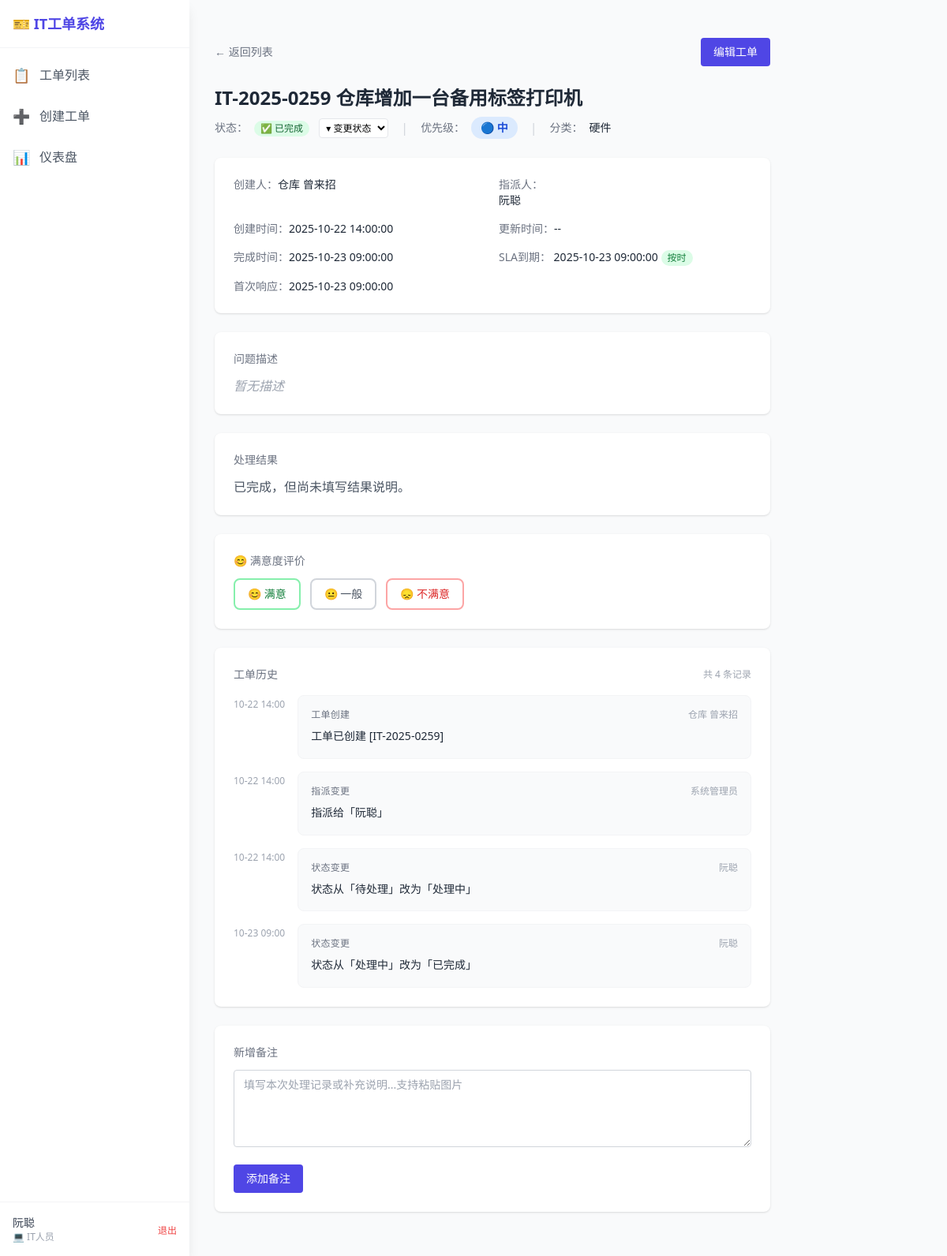
The app's page /tickets/259 (signed in) with its own data.
### app/models/user.py (models this page shows, shortened)
class User(Base):
    __tablename__ = "users"
    id: Mapped[int] = mapped_column(Integer, primary_key=True, autoincrement=True)
    username: Mapped[str] = mapped_column(String(50), unique=True, nullable=False, index=True)
    email: Mapped[Optional[str]] = mapped_column(String(255), nullable=True)
    password_hash: Mapped[str] = mapped_column(String(255), nullable=False)
    display_name: Mapped[str] = mapped_column(String(100), nullable=False)
    role: Mapped[str] = mapped_column(String(20), nullable=False, default="end_user")
    is_active: Mapped[bool] = mapped_column(Boolean, default=True)
    created_at: Mapped[datetime] = mapped_column(
        DateTime(timezone=True), default=lambda: now()
    )
    updated_at: Mapped[Optional[datetime]] = mapped_column(
        DateTime(timezone=True), nullable=True, onupdate=lambda: now()
    )

### app/models/ticket.py (models this page shows)
class Ticket(Base):
    __tablename__ = "tickets"
    id: Mapped[int] = mapped_column(Integer, primary_key=True, autoincrement=True)
    title: Mapped[str] = mapped_column(String(200), nullable=False, index=True)
    description: Mapped[Optional[str]] = mapped_column(Text, nullable=True)
    status: Mapped[str] = mapped_column(String(20), nullable=False, default="pending", index=True)
    priority: Mapped[str] = mapped_column(String(20), nullable=False, default="medium")
    assignee: Mapped[Optional[str]] = mapped_column(String(100), nullable=True)
    category: Mapped[Optional[str]] = mapped_column(String(50), nullable=True)
    creator_name: Mapped[str] = mapped_column(String(100), nullable=False)
    resolution_notes: Mapped[Optional[str]] = mapped_column(Text, nullable=True)
    created_at: Mapped[datetime] = mapped_column(
        DateTime(timezone=True), default=lambda: now()
    )
    resolved_at: Mapped[Optional[datetime]] = mapped_column(DateTime(timezone=True), nullable=True)
    updated_at: Mapped[Optional[datetime]] = mapped_column(
        DateTime(timezone=True), nullable=True, onupdate=lambda: now()
    )
    ticket_number: Mapped[Optional[str]] = mapped_column(
        String(15), unique=True, nullable=True, index=True
    )
    sla_due_at: Mapped[Optional[datetime]] = mapped_column(DateTime(timezone=True), nullable=True)
    first_response_at: Mapped[Optional[datetime]] = mapped_column(
        DateTime(timezone=True), nullable=True
    )
    satisfaction: Mapped[Optional[str]] = mapped_column(
        String(20), nullable=True
    )  # satisfied / neutral / unsatisfied
    search_vector: Mapped[Optional[str]] = mapped_column(
        String, nullable=True
    )
    events: Mapped[List["TicketEvent"]] = relationship(
        "TicketEvent",
        back_populates="ticket",
        order_by="TicketEvent.created_at",
        cascade="all, delete-orphan",
        lazy="selectin",
    )
    attachments: Mapped[List["Attachment"]] = relationship(
        "Attachment",
        back_populates="ticket",
        order_by="Attachment.uploaded_at",
        cascade="all, delete-orphan",
        lazy="selectin",
    )

class TicketEvent(Base):
    __tablename__ = "ticket_events"
    id: Mapped[int] = mapped_column(Integer, primary_key=True, autoincrement=True)
    ticket_id: Mapped[int] = mapped_column(ForeignKey("tickets.id"), nullable=False, index=True)
    event_type: Mapped[str] = mapped_column(String(50), nullable=False)
    message: Mapped[Optional[str]] = mapped_column(Text, nullable=True)
    actor: Mapped[Optional[str]] = mapped_column(String(100), nullable=True)
    created_at: Mapped[datetime] = mapped_column(
        DateTime(timezone=True), default=lambda: now()
    )
    ticket: Mapped["Ticket"] = relationship(back_populates="events")

### app/routers/tickets.py (the view)
@router.get("/{ticket_id}", response_class=HTMLResponse)
async def ticket_detail(
    request: Request, ticket_id: int,
    db: AsyncSession = Depends(get_db),
    current_user: User = Depends(require_user),
):
    perms = await get_transition_permissions(db)
    ticket = await ticket_service.get_ticket(db, ticket_id)
    _check_ticket_access(ticket, current_user)
    valid_transitions = ticket_service.get_valid_transitions(
        ticket.status,
        user_role=current_user.role,
        is_assignee=(ticket.assignee == current_user.display_name),
        perms=perms,
    )
    staff = await _get_staff(db)
    ctx = template_context(request, current_user, **{
        "ticket": ticket, "valid_transitions": valid_transitions,
        "status_display": ticket_service.STATUS_DISPLAY,
        "status_colors": ticket_service.STATUS_COLORS,
        "staff": staff, "now": now().replace(tzinfo=None),
    })
    return templates.TemplateResponse("tickets/detail.html", ctx)

### app/templates/tickets/detail.html (shortened to what this page needs)
{% extends "base.html" %}
{% block content %}
<div class="p-8 max-w-3xl">
    <div class="flex justify-between items-center mb-6">
        <a href="/tickets" class="text-gray-500 hover:text-gray-700 text-sm">&larr; 返回列表</a>
        <a href="/tickets/{{ ticket.id }}/edit" class="bg-indigo-600 text-white px-4 py-2 rounded hover:bg-indigo-700 text-sm">编辑工单</a>
    </div>
    <h2 class="text-2xl font-bold text-gray-800 mb-2 break-words">
        {{ ticket.ticket_number or ('#' ~ ticket.id) }} {{ ticket.title }}
    </h2>
    <div class="flex items-center gap-4 mb-6 flex-wrap">
        <div class="flex items-center gap-2">
            <span class="text-sm text-gray-500">状态：</span>
            <div id="status-container-{{ ticket.id }}">
                {% include "tickets/_status_badge.html" %}
                {% if valid_transitions %}
                <select name="status"
                        hx-post="/tickets/{{ ticket.id }}/status"
                        hx-trigger="change"
                        hx-target="#status-container-{{ ticket.id }}"
                        hx-swap="outerHTML"
                        class="text-xs border rounded ml-2 px-1 py-0.5 bg-white">
                    <option value="">▾ 变更状态</option>
                </select>
                {% endif %}
            </div>
        </div>
        <span class="text-gray-300">|</span>
        <div class="flex items-center gap-2">
            <span class="text-sm text-gray-500">优先级：</span>
            {% if ticket.priority == '紧急' %}
            <span class="inline-block px-3 py-1 text-sm rounded-full bg-red-100 text-red-700 font-bold">🔴 紧急</span>
            {% elif ticket.priority == '高' %}
            <span class="inline-block px-3 py-1 text-sm rounded-full bg-orange-100 text-orange-700 font-bold">🟠 高</span>
            {% elif ticket.priority == '低' %}
            <span class="inline-block px-3 py-1 text-sm rounded-full bg-gray-200 text-gray-600 font-bold">⚪ 低</span>
            {% else %}
            <span class="inline-block px-3 py-1 text-sm rounded-full bg-blue-100 text-blue-700 font-bold">🔵 中</span>
            {% endif %}
        </div>
        <span class="text-gray-300">|</span>
        <div class="flex items-center gap-2">
            <span class="text-sm text-gray-500">分类：</span>
            <span class="text-sm text-gray-800">{{ ticket.category or '未分类' }}</span>
        </div>
    </div>
    <div class="bg-white rounded-lg shadow p-6 mb-6">
        <div class="grid grid-cols-2 gap-4 text-sm">
            <div><span class="text-gray-500">创建人：</span><span class="text-gray-800">{{ ticket.creator_name }}</span></div>
            <div><span class="text-gray-500">指派人：</span>{% include "tickets/_assignee_field.html" %}</div>
            <div><span class="text-gray-500">创建时间：</span><span class="text-gray-800">{{ ticket.created_at.strftime('%Y-%m-%d %H:%M:%S') }}</span></div>
            <div><span class="text-gray-500">更新时间：</span><span class="text-gray-800">{{ ticket.updated_at.strftime('%Y-%m-%d %H:%M:%S') if ticket.updated_at else '--' }}</span></div>
            {% if ticket.resolved_at %}
            <div><span class="text-gray-500">完成时间：</span><span class="text-gray-800">{{ ticket.resolved_at.strftime('%Y-%m-%d %H:%M:%S') }}</span></div>
            {% endif %}
            <div>
                <span class="text-gray-500">SLA到期：</span>
                {% if ticket.sla_due_at %}<span class="text-gray-800">{{ ticket.sla_due_at.strftime('%Y-%m-%d %H:%M:%S') }}</span>{% include "tickets/_sla_badge.html" %}{% else %}<span class="text-gray-400">--</span>{% endif %}
            </div>
            {% if ticket.first_response_at %}
            <div><span class="text-gray-500">首次响应：</span><span class="text-gray-800">{{ ticket.first_response_at.strftime('%Y-%m-%d %H:%M:%S') }}</span></div>
            {% endif %}
        </div>
    </div>
    <div class="bg-white rounded-lg shadow p-6 mb-6">
        <h3 class="text-sm font-medium text-gray-500 mb-3">问题描述</h3>
        {% if ticket.description %}
        <div class="text-gray-800 leading-relaxed whitespace-pre-wrap image-content">{{ ticket.description | safe_images }}</div>
        {% else %}
        <p class="text-gray-400 italic">暂无描述</p>
        {% endif %}
    </div>
    <div class="bg-white rounded-lg shadow p-6 mb-6">
        <h3 class="text-sm font-medium text-gray-500 mb-3">处理结果</h3>
        {% if ticket.resolution_notes %}
        <div class="text-gray-800 leading-relaxed whitespace-pre-wrap image-content">{{ ticket.resolution_notes | safe_images }}</div>
        {% elif ticket.status == 'completed' %}
        <p class="text-gray-600">已完成，但尚未填写结果说明。</p>
        {% else %}
        <p class="text-gray-400 italic">暂无处理结果</p>
        {% endif %}
    </div>
    {% if ticket.status == 'completed' %}
    <div class="bg-white rounded-lg shadow p-6 mb-6" id="satisfaction-section">
        <h3 class="text-sm font-medium text-gray-500 mb-3">😊 满意度评价</h3>
        {% if ticket.satisfaction %}
        <div class="text-sm">
            {% if ticket.satisfaction == 'satisfied' %}
            <span class="text-green-600">😊 满意</span>
            {% elif ticket.satisfaction == 'neutral' %}
            <span class="text-gray-500">😐 一般</span>
            {% else %}
            <span class="text-red-500">😞 不满意</span>
            {% endif %}
            <span class="text-xs text-gray-400 ml-2">感谢您的评价</span>
        </div>
        {% else %}
        <div class="flex gap-3">
            <button onclick="rateTicket({{ ticket.id }}, 'satisfied')"
                    class="px-4 py-2 rounded-lg border-2 border-green-300 text-green-700 hover:bg-green-50 transition-colors text-sm">
                😊 满意
            </button>
            <button onclick="rateTicket({{ ticket.id }}, 'neutral')"
                    class="px-4 py-2 rounded-lg border-2 border-gray-300 text-gray-600 hover:bg-gray-50 transition-colors text-sm">
                😐 一般
            </button>
            <button onclick="rateTicket({{ ticket.id }}, 'unsatisfied')"
                    class="px-4 py-2 rounded-lg border-2 border-red-300 text-red-600 hover:bg-red-50 transition-colors text-sm">
                😞 不满意
            </button>
        </div>
        {% endif %}
    </div>
    {% endif %}
    <div class="bg-white rounded-lg shadow p-6 mb-6">
        <div class="flex items-center justify-between mb-4">
            <h3 class="text-sm font-medium text-gray-500">工单历史</h3>
            <span class="text-xs text-gray-400">共 {{ ticket.events|length }} 条记录</span>
        </div>
        {% if ticket.events %}
        <div class="space-y-4">
            {% for event in ticket.events %}
            <div class="grid grid-cols-[auto_1fr] gap-4">
                <div class="text-right text-xs text-gray-400 pt-1">{{ event.created_at.strftime('%m-%d %H:%M') }}</div>
                <div class="rounded-lg border border-gray-100 p-4 bg-gray-50">
                    <div class="flex items-center justify-between gap-3 mb-2">
                        <div class="text-xs uppercase tracking-wide text-gray-500">
                            {% if event.event_type == 'created' %}工单创建
                            {% elif event.event_type == 'updated' %}信息更新
                            {% elif event.event_type == 'status_change' %}状态变更
                            {% elif event.event_type == 'assignee_change' %}指派变更
                            {% elif event.event_type == 'comment' %}备注
                            {% else %}{{ event.event_type }}{% endif %}
                        </div>
                        <div class="text-xs text-gray-400">{{ event.actor or '系统' }}</div>
                    </div>
                    <p class="text-sm text-gray-800 leading-relaxed image-content">{{ event.message | safe_images }}</p>
                </div>
            </div>
            {% endfor %}
        </div>
        {% else %}
        <p class="text-gray-400 italic">暂无历史记录</p>
        {% endif %}
    </div>
    <div class="bg-white rounded-lg shadow p-6 mb-6">
        <h3 class="text-sm font-medium text-gray-500 mb-3">新增备注</h3>
        <form action="/tickets/{{ ticket.id }}/comments" method="POST" class="space-y-4">
            <div>
                <textarea name="comment" rows="4" required
                          placeholder="填写本次处理记录或补充说明...支持粘贴图片"
                          class="w-full px-3 py-2 border border-gray-300 rounded text-sm focus:outline-none focus:ring-2 focus:ring-indigo-500 image-paste-area"></textarea>
            </div>
            <button type="submit" class="bg-indigo-600 text-white px-4 py-2 rounded hover:bg-indigo-700 text-sm">添加备注</button>
        </form>
    </div>
</div>
{% endblock %}

### app/templates/base.html (shortened to what this page needs)
<!DOCTYPE html>
<html lang="zh-CN">
<head>
    <script src="/static/tailwind.min.js"></script>
</head>
<body class="bg-gray-50 min-h-screen flex">
    {% if current_user %}
    <nav class="w-60 bg-white shadow-lg h-screen fixed left-0 top-0 flex flex-col z-10">
        <div class="p-4 border-b border-gray-100">
            <h1 class="text-lg font-bold text-indigo-600">🎫 IT工单系统</h1>
        </div>
        <div class="flex-1 py-2 overflow-y-auto">
            <a href="/tickets" class="flex items-center px-4 py-3 text-gray-600 hover:bg-gray-50 {% if request.url.path == '/tickets' %}sidebar-active{% endif %}">
                <span class="text-lg mr-3">📋</span> <span>工单列表</span>
            </a>
            <a href="/tickets/new" class="flex items-center px-4 py-3 text-gray-600 hover:bg-gray-50 {% if request.url.path == '/tickets/new' %}sidebar-active{% endif %}">
                <span class="text-lg mr-3">➕</span> <span>创建工单</span>
            </a>
            {% if current_user.is_staff %}
            <a href="/dashboard" class="flex items-center px-4 py-3 text-gray-600 hover:bg-gray-50 {% if request.url.path == '/dashboard' %}sidebar-active{% endif %}">
                <span class="text-lg mr-3">📊</span> <span>仪表盘</span>
            </a>
            {% endif %}
        </div>
        <div class="border-t border-gray-100 p-4">
            <div class="flex items-center justify-between">
                <div class="text-sm">
                    <div class="font-medium text-gray-700">{{ current_user.display_name }}</div>
                    <div class="text-xs text-gray-400">
                        {% if current_user.role == 'admin' %}🔧 管理员
                        {% elif current_user.role == 'it_staff' %}💻 IT人员
                        {% else %}👤 用户
                        {% endif %}
                    </div>
                </div>
                <form action="/auth/logout" method="POST">
                    <button type="submit" class="text-xs text-red-500 hover:text-red-700">退出</button>
                </form>
            </div>
        </div>
    </nav>
    {% endif %}
    <div class="ml-60 flex-1 pt-4">
        {% block content %}{% endblock %}
    </div>
</body>
</html>

### app/templates/tickets/_assignee_field.html (shortened to what this page needs)
<div id="assignee-container-{{ ticket.id }}" x-data="{ editing: false }" class="assignee-field">
    {% if ticket.assignee %}
    <span class="text-sm text-gray-800" x-show="!editing">{{ ticket.assignee }}</span>
    {% else %}
    <span class="text-sm text-gray-400 italic" x-show="!editing">未分配</span>
    {% endif %}
</div>

### records on screen
User: display_name "阮聪"
Ticket: ticket_number "IT-2025-0259", title "仓库增加一台备用标签打印机", category "硬件", creator_name "仓库 曾来招", assignee "阮聪", created_at "2025-10-22 14:00:00", updated_at "--", resolved_at "2025-10-23 09:00:00", sla_due_at "2025-10-23 09:00:00", first_response_at "2025-10-23 09:00:00"
TicketEvent: created_at "10-22 14:00", event_type "工单创建", actor "仓库 曾来招", message "工单已创建 [IT-2025-0259]"
TicketEvent: created_at "10-22 14:00", event_type "指派变更", actor "系统管理员", message "指派给「阮聪」"
TicketEvent: created_at "10-22 14:00", event_type "状态变更", actor "阮聪", message "状态从「待处理」改为「处理中」"
TicketEvent: created_at "10-23 09:00", event_type "状态变更", actor "阮聪", message "状态从「处理中」改为「已完成」"

### other values on screen
{{ ticket.events|length }} "4"
